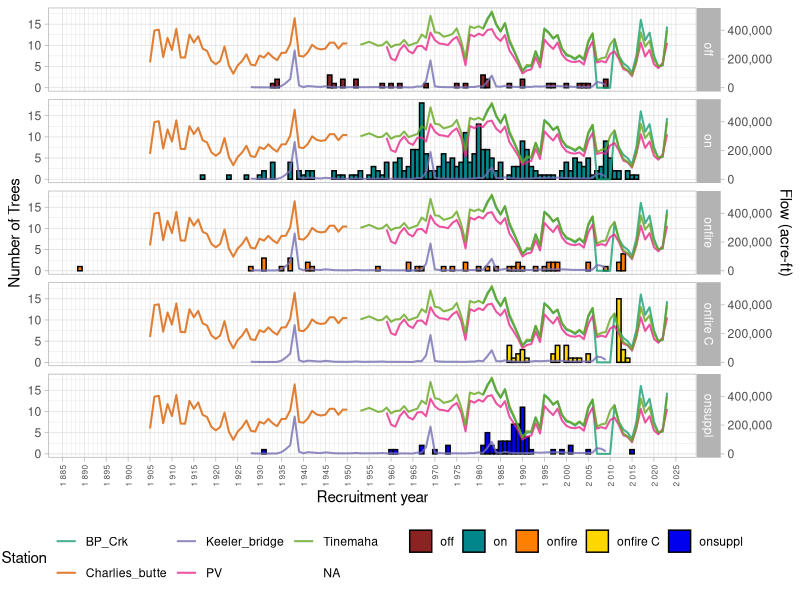
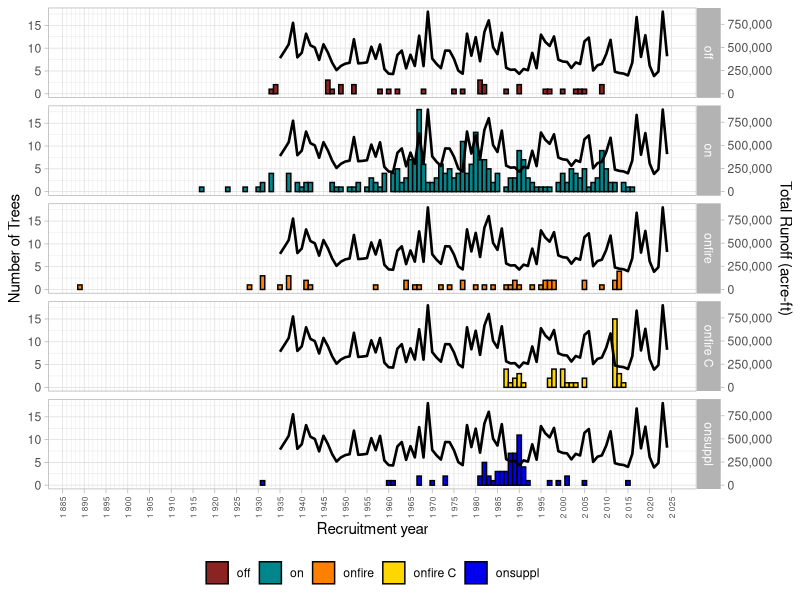

These figures' R source, in order:
## ---- chunk 1
library(tidyverse)
library(here)
library(scales)
## ---- chunk 2
#────────────────────────────────────────────────────────────
# 1) multi‑station flow
#────────────────────────────────────────────────────────────
plot_tree_vs_flow <- function(tree_df,
                              flow_df,
                              binwidth   = 1,
                              fill_cols  = c(off      = "brown4",
                                             on       = "turquoise4",
                                             onfire   = "darkorange1",
                                             `onfire C` = "gold",
                                             onsuppl  = "blue2")) {

  ## histogram counts ---------------------------------------------------------
  tree_cnt <- tree_df %>%
    count(strata_clone, comb_date, name = "n_trees")

  facets  <- unique(tree_cnt$strata_clone)
  # min_yr  <- min(tree_cnt$comb_date, na.rm = TRUE)
  min_yr  <- 1885
  # max_yr  <- max(tree_cnt$comb_date, na.rm = TRUE)
  max_yr <- 2025

  ## flow data (drop stray strata column if present) --------------------------
  flow_base <- flow_df %>%
    select(-any_of("strata_clone")) %>%
    mutate(comb_date = as.integer(comb_date))

  k <- max(tree_cnt$n_trees, na.rm = TRUE) /
       max(flow_base$flow_acft, na.rm = TRUE)

  flow_plot <- flow_base %>%
    mutate(flow_scaled = flow_acft * k) %>%
    tidyr::crossing(strata_clone = facets)

  ## figure -------------------------------------------------------------------
  ggplot() +
    geom_col(data = tree_cnt,
             aes(comb_date, n_trees, fill = strata_clone),
             width = binwidth, colour = "black") +

    geom_line(data = flow_plot,
              aes(comb_date, flow_scaled, colour = station),
              size = .7, alpha = .8) +

    scale_y_continuous(
      name     = "Number of Trees",
      sec.axis = sec_axis(~ . / k,
                          name   = "Flow (acre‑ft)",
                          labels = comma_format())
    ) +
    scale_x_continuous(
      breaks       = seq(min_yr, max_yr, by = 5),  # label every 5 yrs
      minor_breaks = seq(min_yr, max_yr, by = 1),   # grid every year
      name         = "Recruitment year",
      labels       = number_format(accuracy = 1)
    ) +
    scale_fill_manual(values = fill_cols, name = NULL) +
    scale_colour_brewer(palette = "Dark2", name = "Station") +
    facet_grid(strata_clone ~ .) +
    theme_light() +
    theme(axis.text.x  = element_text(angle = 90, vjust = 0.5, hjust = 1, size = 6),
          legend.position = "bottom")
}

#────────────────────────────────────────────────────────────
# 2) OV runoff
#────────────────────────────────────────────────────────────
plot_tree_vs_runoff <- function(tree_df,
                                runoff_df,
                                binwidth   = 1,
                                fill_cols  = c(off      = "brown4",
                                               on       = "turquoise4",
                                               onfire   = "darkorange1",
                                               `onfire C` = "gold",
                                               onsuppl  = "blue2")) {

  tree_cnt <- tree_df %>%
    count(strata_clone, comb_date, name = "n_trees")

  facets  <- unique(tree_cnt$strata_clone)
  # min_yr  <- min(tree_cnt$comb_date, na.rm = TRUE)
  min_yr  <- 1885
  # max_yr  <- max(tree_cnt$comb_date, na.rm = TRUE)
  max_yr <- 2025

  runoff_base <- runoff_df %>%
    select(-any_of("strata_clone")) %>%
    mutate(comb_date = as.integer(comb_date))

  k <- max(tree_cnt$n_trees, na.rm = TRUE) /
       max(runoff_base$ovr_acft, na.rm = TRUE)

  runoff_plot <- runoff_base %>%
    mutate(run_scaled = ovr_acft * k) %>%
    tidyr::crossing(strata_clone = facets)

  ggplot() +
    geom_col(data = tree_cnt,
             aes(comb_date, n_trees, fill = strata_clone),
             width = binwidth, colour = "black") +

    geom_line(data = runoff_plot,
              aes(comb_date, run_scaled),
              colour = "black", size = .9) +

    scale_y_continuous(
      name     = "Number of Trees",
      sec.axis = sec_axis(~ . / k,
                          name   = "Total Runoff (acre‑ft)",
                          labels = comma_format())
    ) +
    scale_x_continuous(
      breaks       = seq(min_yr, max_yr, by = 5),
      minor_breaks = seq(min_yr, max_yr, by = 1),
      name         = "Recruitment year",
      labels       = number_format(accuracy = 1)
    ) +
    scale_fill_manual(values = fill_cols, name = NULL) +
    facet_grid(strata_clone ~ .) +
    theme_light() +
    theme(axis.text.x = element_text(angle = 90, vjust = 0.5, hjust = 1, size = 6),
          legend.position = "bottom")
}



## ---- chunk 3
## load data
trees   <- read_csv(here("data","cored_trees_plt.csv"),  show_col_types = FALSE)
flows   <- read_csv(here("data","cored_trees_hy_test.csv"), show_col_types = FALSE)
runoff  <- read_csv(here("data","cored_trees_run.csv"), show_col_types = FALSE)
## ---- chunk 4
## multi‑station figure
plot_tree_vs_flow(trees, flows)
## ---- chunk 5
## OV‑runoff figure
plot_tree_vs_runoff(trees, runoff)

